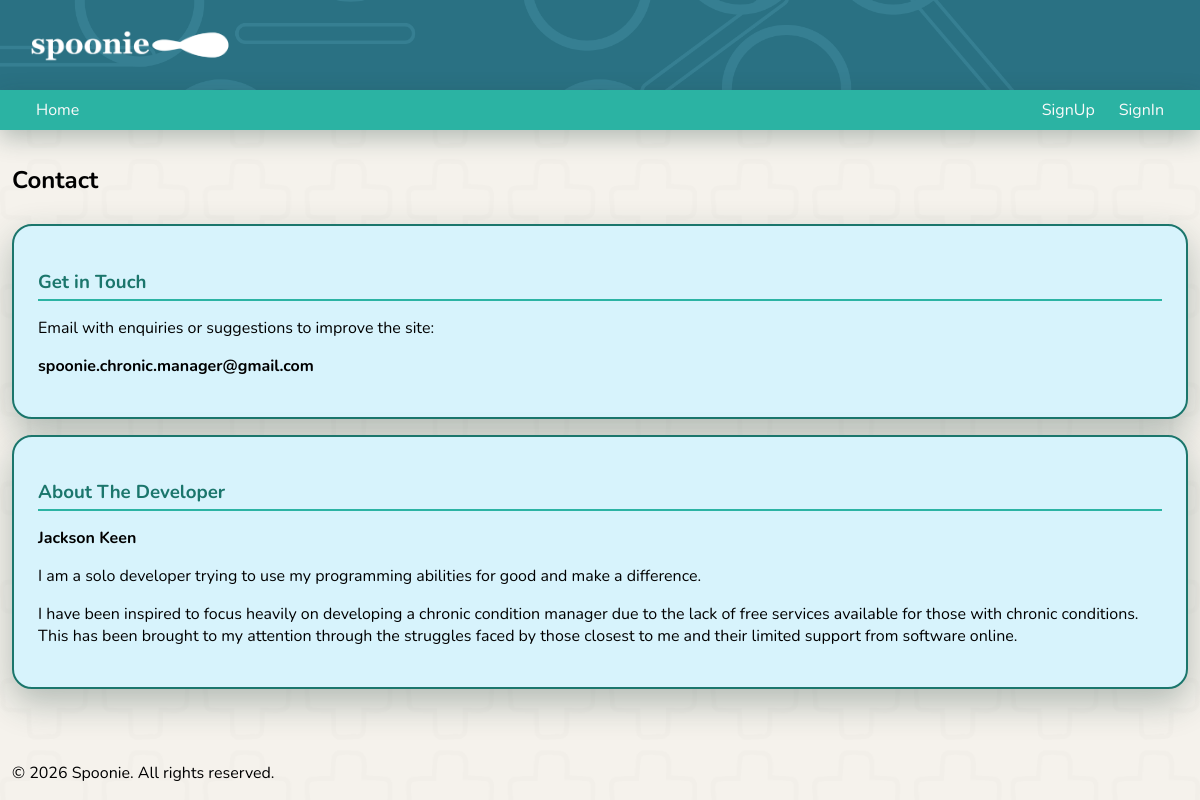
The app's page /contact with its own data.
### tables this page shows
CREATE TABLE contact_content (
        key TEXT PRIMARY KEY,
        value TEXT NOT NULL
    );

### app.py (the view)
@app.route('/contact')
def contact():
    conn = get_user_conn()
    cursor = conn.cursor()
    cursor.execute('SELECT key, value FROM contact_content')
    content = dict(cursor.fetchall())
    conn.close()
    is_admin = session.get('email') == ADMIN_EMAIL
    return render_template('contact.html', content=content, is_admin=is_admin)

### app.py (called while the page is built)
@app.after_request
def set_security_headers(response):
    response.headers['X-Frame-Options'] = 'DENY'
    response.headers['X-Content-Type-Options'] = 'nosniff'
    response.headers['X-XSS-Protection'] = '1; mode=block'
    response.headers['Referrer-Policy'] = 'strict-origin-when-cross-origin'
    response.headers['Strict-Transport-Security'] = 'max-age=31536000; includeSubDomains'
    return response

def get_user_conn():
    return sqlite3.connect(USER_DB)

### templates/contact.html (shortened to what this page needs)
<!DOCTYPE html>
<html lang="en">
<head>
    <link rel="stylesheet" href="/static/style.css">
</head>
<body class="index_page">
    <header>
        <nav>
            <a href="/"><img src="/static/images/spoonielogo.png" alt="Spoonie" class="websitelogo" height="80"></a>
        </nav>
        <div class="topnav">
            <div class="nav-left">
                <a class="notactive_page" href="/">Home</a>
            </div>
            <div class="nav-right">
                {% if session.get('user_id') %}
                <div class="dropdown">
                    <span class="dropdown-toggle">Account</span>
                    <div class="dropdown-menu">
                        <a href="/account">My Account</a>
                        <a href="/signout">Sign Out</a>
                    </div>
                </div>
                {% else %}
                <a class="notactive_page" href="signup">SignUp</a>
                <a class="notactive_page" href="signin">SignIn</a>
                {% endif %}
            </div>
        </div>
    </header>
    <main>
        <section>
            <h2 class="topPageHeadings">Contact</h2>
        </section>
        <div id="contact-display">
            <div class="summary-section">
                <h3>Get in Touch
                </h3>
                <p>Email with enquiries or suggestions to improve the site:</p>
                <p><strong>{{ content.contact_email }}</strong></p>
            </div>
            <div class="summary-section">
                <h3>About The Developer</h3>
                <p><strong>{{ content.about_name }}</strong></p>
                <p>{{ content.about_intro }}</p>
                <p>{{ content.about_mission }}</p>
            </div>
        </div>
    </main>
    <footer>
        <p>&copy; 2026 Spoonie. All rights reserved.</p>
    </footer>
</body>
</html>

### static/style.css (style rules this page uses)
*, *::before, *::after { box-sizing: border-box; }
body { font-family: 'Nunito', sans-serif; overflow-x: hidden; }
header { position: fixed; top: 0; left: 0; width: 100%; z-index: 1000; background-color: #2a7183; background-image: url('/static/images/header_image.png'); background-repeat: no-repeat; background-size: cover; background-position: center; }
.websitelogo { height: 90px; width: auto; max-height: 90px; max-width: 360px; margin-left: 2vw; display: inline-block; vertical-align: middle; object-fit: contain; }
.topPageHeadings { display: block; padding-bottom: 1vh; }
.index_page { background-color: #f5f2ec; background-image: url('/static/images/chron_tech_background.png'); background-repeat: no-repeat; background-size: cover; background-position: center; background-attachment: fixed; min-height: 100vh; display: flex; flex-direction: column; margin: 0; padding-left: 1vw; padding-right: 1vw; }
main { flex: 1; margin-top: 18vh; }
.topnav { background-color:#2BB3A3; height: 5vh; display: flex; align-items: center; justify-content: space-between; box-shadow: 0 8px 25px rgba(26, 58, 53, 0.3); }
.nav-left, .nav-right { display: flex; align-items: center; }
.nav-left { padding-left: 2vw; }
.nav-right { padding-right: 2vw; }
.notactive_page { color: #fafafa; text-decoration: none; padding-left: 1vw; padding-right: 1vw; border-radius: 5px; transition: background-color 0.2s ease; }
.summary-section { margin-top: 2vh; }
.summary-section { border: 2px solid #1b766c; border-radius: 20px; background-color: rgb(215, 243, 252); padding: 2vw; box-shadow: 0 14px 35px rgba(26, 58, 53, 0.3); }
.summary-section h3 { color: #1b766c; margin-bottom: 1vh; border-bottom: 2px solid #2BB3A3; padding-bottom: 0.5vh; }
section h2 { display: inline; }

### records on screen
contact_content: contact_email "spoonie.chronic.manager@gmail.com"
contact_content: about_name "Jackson Keen"
contact_content: about_intro "I am a solo developer trying to use my programming abilities for good and make a difference."
contact_content: about_mission "I have been inspired to focus heavily on developing a chronic condition manager due to the lack of free services available for those with chronic conditions. This has been brought to my attention through the struggles faced by those closest to me and their limited support from software online."
